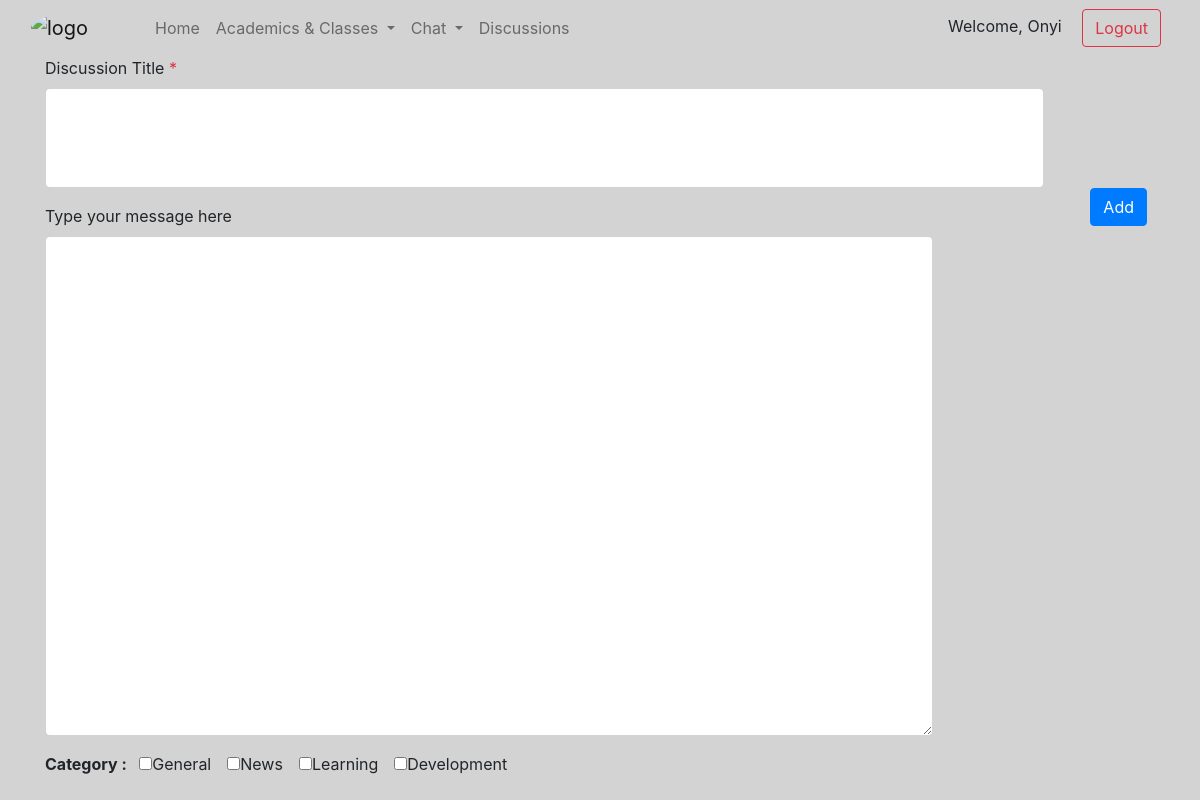
The app's page /create_discussion.php (signed in) with its own data.
### tables this page shows
CREATE TABLE `categories` (
  `id` int(11) NOT NULL,
  `name` varchar(255) NOT NULL,
  `description` text NOT NULL
);

### create_discussion.php (the view, shortened to what this page needs)
<!doctype html>
<html>
   <head>
      <link rel="stylesheet" href="assets/css/gou_css.css">
      <link rel="stylesheet" href="assets/css/bootstrap.min.css">
      <link rel="stylesheet" href="assets/font/css/fontawesome.min.css">
      <link href="assets/font/css/fontawesome.css" rel="stylesheet">
      <link href="assets/font/css/brands.css" rel="stylesheet">
      <link href="assets/font/css/solid.css" rel="stylesheet">
      <link rel="stylesheet" href="https://cdn.jsdelivr.net/npm/bootstrap-icons@1.5.0/font/bootstrap-icons.css">
   </head>
   <body class="div_color">
      <div class="container-fluid">
           <?php
                include('includes/header.php');
                include('includes/create-discussion-include.php');
           ?>
         <div class="container">
             <form method="POST" action="">
                 <div class="form-group">
                   <label for="text">Discussion Title</label><span class="text-danger"> *<?php echo $erro_mssg;?></span>
                   <input type="text" class="form-control" id="text" name="title" style="width: 90%; height: 100px;">
                   <input type="submit" name="create-discussion" class="btn mx-2 float-right btn-primary" style=" color: white;" value="Add">
                </div>
                <div class="form-group">
                   <label for="comment">Type your message here</label>
                   <textarea name="message" class="form-control" rows="5" id="comment" style="width: 80%; height: 500px;" palceholder="Type your message here"></textarea>
                </div>
                <div class="form-group">
                    <label for="level"><b>Category : </b></label>
                    <?php
						$sql = "SELECT * FROM categories WHERE true";
						$result = mysqli_query($conn, $sql);
                        while($row = mysqli_fetch_array($result)) {
							echo '<label class="mx-2">
									<input type="checkbox" class="radio" value="'.$row['id'].'" name="category_id" />'.$row['name'].'
								</label>';
                        }
                    ?>
                </div>
             </form>
         </div>
      </div>
    </body>
</html>

### assets/css/gou_css.css (style rules this page uses)
.div_color { background-color: lightgray; }

### records on screen
categories: name "General"
categories: name "News"
categories: name "Learning"
categories: name "Development"

### other values on screen
$_SESSION["s_firstname"] "Onyi"
